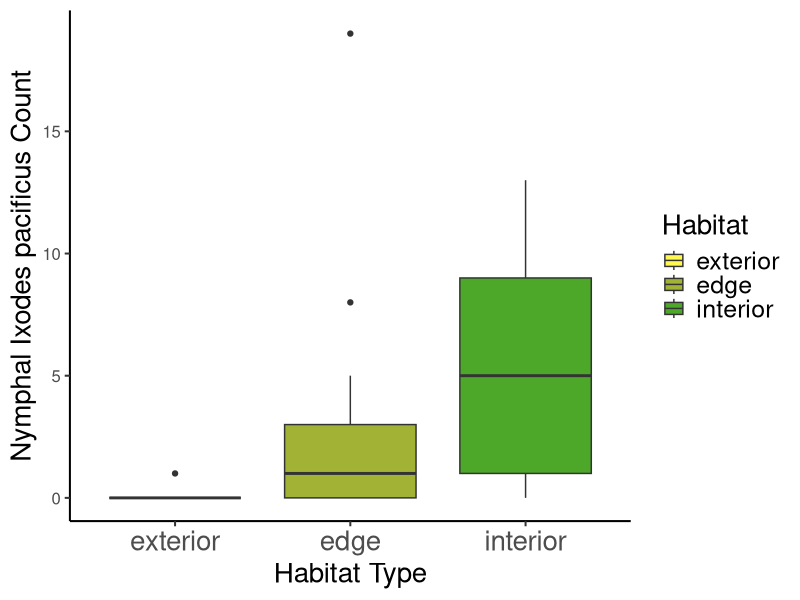
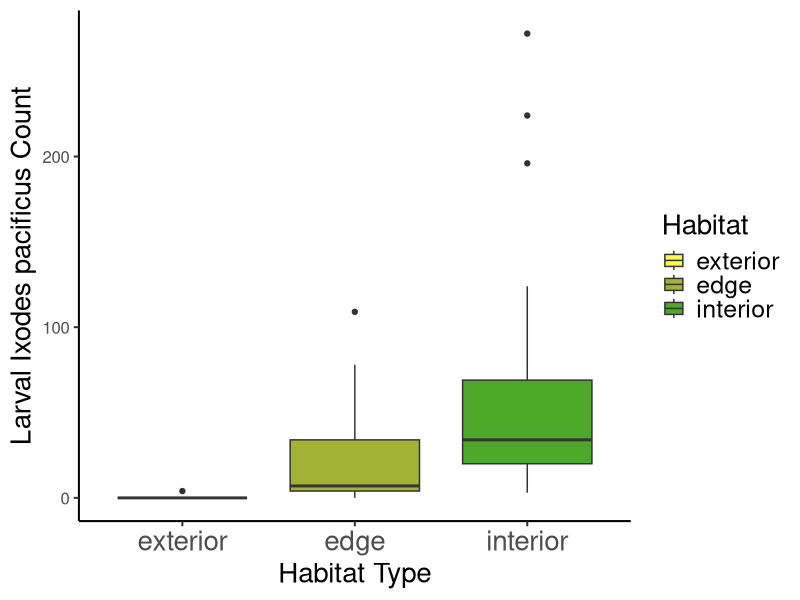
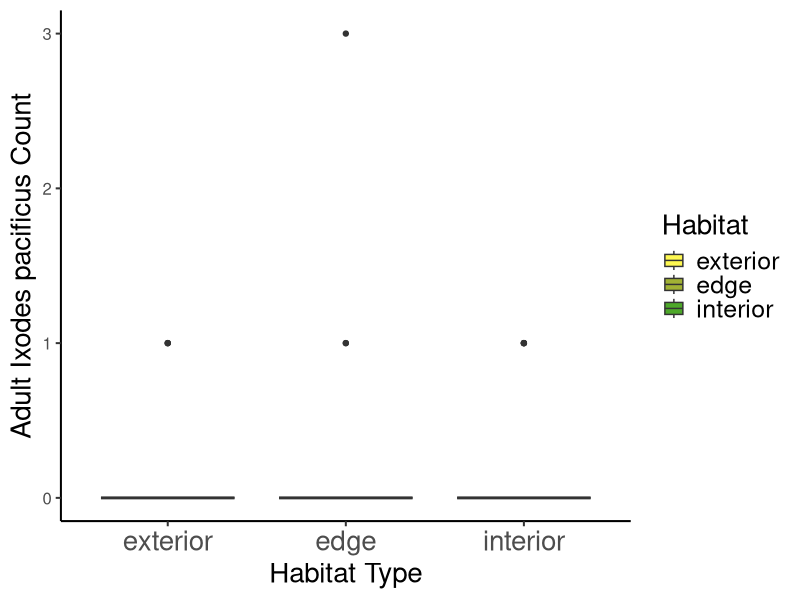
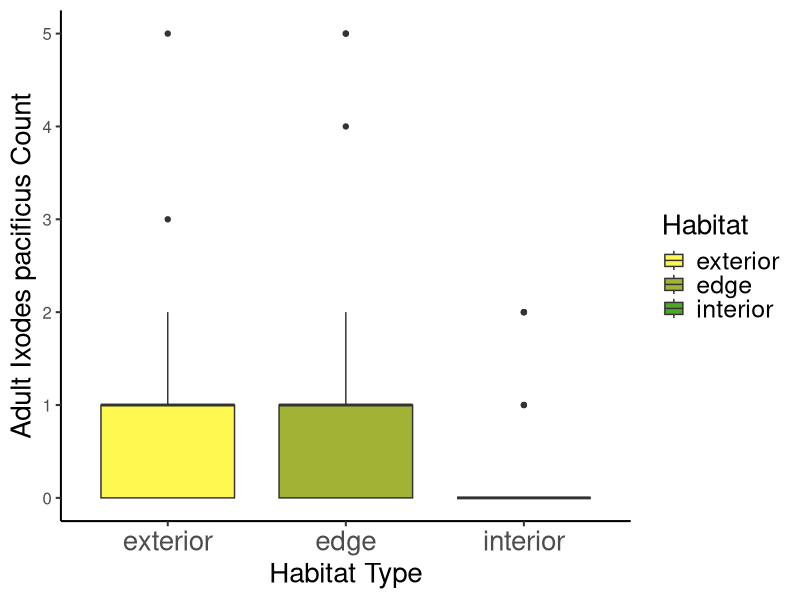
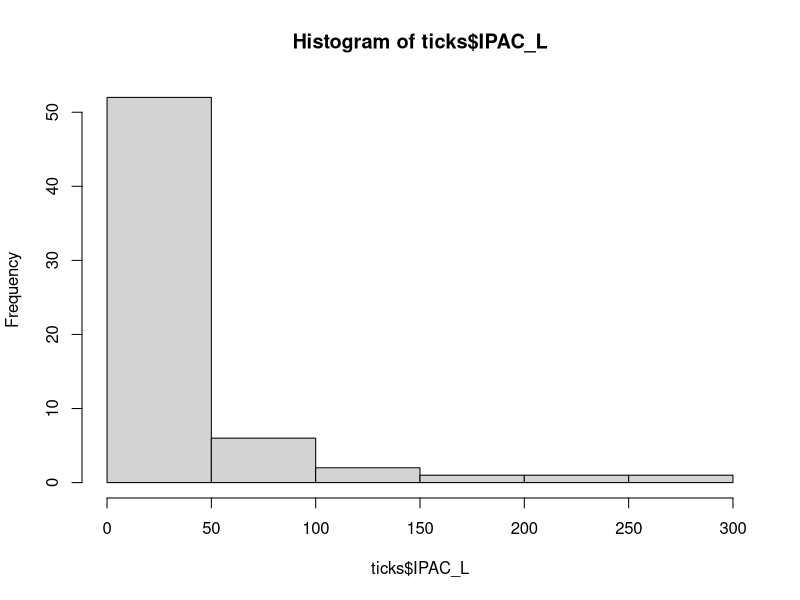
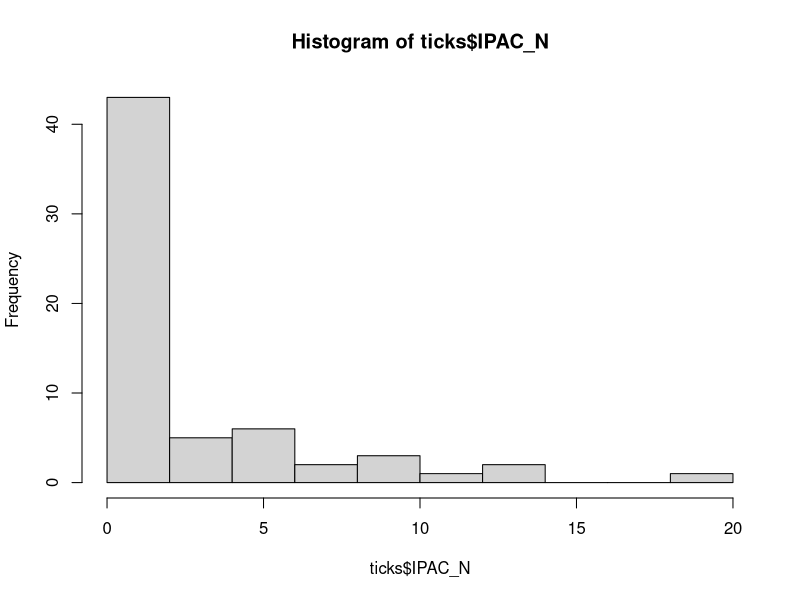
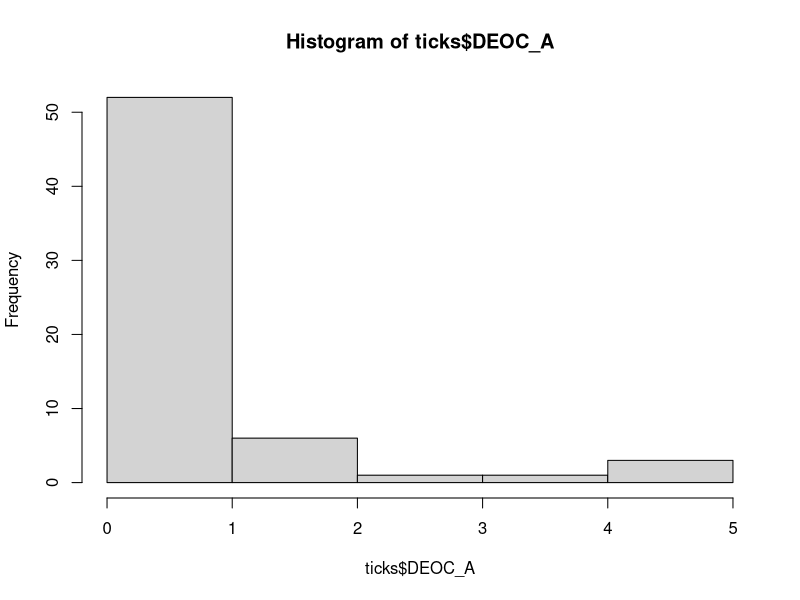

Generate these figures, in order, with R: (Note: this script raises an error after producing the figures.)
## ---- chunk 1
library(tidyverse)
library(tidyr)
library(ggplot2)
library(emmeans)
library(multcompView)
library(multcomp)
## ---- chunk 2
ticks<-read.csv("Dataset/Plot_Data copy.csv", header = TRUE, stringsAsFactors = TRUE)
## ---- chunk 3
ticks$Habitat <- factor(ticks$Habitat, levels = c("exterior", "edge", "interior"))

 p1 <- ggplot(ticks,aes(x=Habitat,y=IPAC_N, fill = Habitat)) +
     geom_boxplot() +
     theme_classic(15) +
     ylab("Nymphal Ixodes pacificus Count") +
     xlab("Habitat Type")+
     scale_fill_manual(values = c("exterior" = "#FEF851", "edge" = "#A1B234", "interior" = "#4DA829"))+
   theme(
    axis.title.x = element_text(size = 20),
    axis.title.y = element_text(size = 20),
    legend.title = element_text(size = 20),  # Title of the legend
    axis.text.x = element_text(size = 20),  # x-axis category labels
   legend.text = element_text(size = 18)    # Labels inside the legend
  )
p1

 p2 <- ggplot(ticks,aes(x=Habitat,y=IPAC_L, fill = Habitat)) +
     geom_boxplot() +
     theme_classic(15) +
     ylab("Larval Ixodes pacificus Count") +
     xlab("Habitat Type")+
     scale_fill_manual(values = c("exterior" = "#FEF851", "edge" = "#A1B234", "interior" = "#4DA829"))+
   theme(
    axis.title.x = element_text(size = 20),
    axis.title.y = element_text(size = 20),
    legend.title = element_text(size = 20),  # Title of the legend
    axis.text.x = element_text(size = 20),  # x-axis category labels
   legend.text = element_text(size = 18)    # Labels inside the legend
  )
p2

 p3 <- ggplot(ticks,aes(x=Habitat,y=IPAC_A, fill = Habitat)) +
     geom_boxplot() +
     theme_classic(15) +
     ylab("Adult Ixodes pacificus Count") +
     xlab("Habitat Type")+
     scale_fill_manual(values = c("exterior" = "#FEF851", "edge" = "#A1B234", "interior" = "#4DA829"))+
   theme(
    axis.title.x = element_text(size = 20),
    axis.title.y = element_text(size = 20),
    legend.title = element_text(size = 20),  # Title of the legend
    axis.text.x = element_text(size = 20),  # x-axis category labels
   legend.text = element_text(size = 18)    # Labels inside the legend
  )
p3
## ---- chunk 4
 p4 <- ggplot(ticks,aes(x=Habitat,y=DEOC_A, fill = Habitat)) +
     geom_boxplot() +
     theme_classic(15) +
     ylab("Adult Ixodes pacificus Count") +
     xlab("Habitat Type")+
     scale_fill_manual(values = c("exterior" = "#FEF851", "edge" = "#A1B234", "interior" = "#4DA829"))+
   theme(
    axis.title.x = element_text(size = 20),
    axis.title.y = element_text(size = 20),
    legend.title = element_text(size = 20),  # Title of the legend
    axis.text.x = element_text(size = 20),  # x-axis category labels
   legend.text = element_text(size = 18)    # Labels inside the legend
  )
p4
## ---- chunk 5
hist(ticks$IPAC_L)
hist(ticks$IPAC_N)
hist(ticks$DEOC_A)
## ---- chunk 6
m1<- glmmTMB(IPAC_L ~ Habitat +
                   (1 | Site),
                   family = poisson(link = "log"),
                   data = ticks)
m2<- glmmTMB(IPAC_L ~ Habitat +
                   (1 | Site) + (1 | Date),
                   family = poisson(link = "log"),
                   data = ticks)
m3<- glmmTMB(IPAC_L ~ Habitat,
                   family = poisson(link = "log"),
                   data = ticks)


AIC(m1, m2, m3)

summary(m2)

## ---- chunk 7
m4<- glmmTMB(IPAC_N ~ Habitat +
                   (1 | Site),
                   family = poisson(link = "log"),
                   data = ticks)
m5<- glmmTMB(IPAC_N ~ Habitat +
                   (1 | Site) + (1 | Date),
                   family = poisson(link = "log"),
                   data = ticks)
m6<- glmmTMB(IPAC_N ~ Habitat,
                   family = poisson(link = "log"),
                   data = ticks)


AIC(m4, m5, m6)

summary(m5)

## ---- chunk 8
m7<- glmmTMB(DEOC_A ~ Habitat +
                   (1 | Site),
                   family = poisson(link = "log"),
                   data = ticks)
m8<- glmmTMB(DEOC_A ~ Habitat +
                   (1 | Site) + (1 | Date),
                   family = poisson(link = "log"),
                   data = ticks)
m9<- glmmTMB(DEOC_A ~ Habitat,
                   family = poisson(link = "log"),
                   data = ticks)


AIC(m7, m8, m9)

summary(m8)
## ---- chunk 9
library(emmeans)
em2 <- emmeans(m2, ~ Habitat)

# Pairwise comparisons between habitat types
pairs(em2, adjust = "tukey")
## ---- chunk 10
library(emmeans)
em5 <- emmeans(m5, ~ Habitat)

# Pairwise comparisons between habitat types
pairs(em5, adjust = "tukey")
## ---- chunk 11
library(emmeans)
em8 <- emmeans(m8, ~ Habitat)

# Pairwise comparisons between habitat types
pairs(em8, adjust = "tukey")
## ---- chunk 12
p1+ annotate("text", x = 1, y = 3, label = "A", size = 6, fontface = "bold") + annotate("text", x = 2, y = 22, label = "B", size = 6, fontface = "bold") + annotate("text", x = 3, y = 15, label = "C", size = 6, fontface = "bold")
## ---- chunk 13
p4+ annotate("text", x = 1, y = 6, label = "AB", size = 6, fontface = "bold") + annotate("text", x = 2, y = 7, label = "A", size = 6, fontface = "bold") + annotate("text", x = 3, y = 4, label = "B", size = 6, fontface = "bold")
